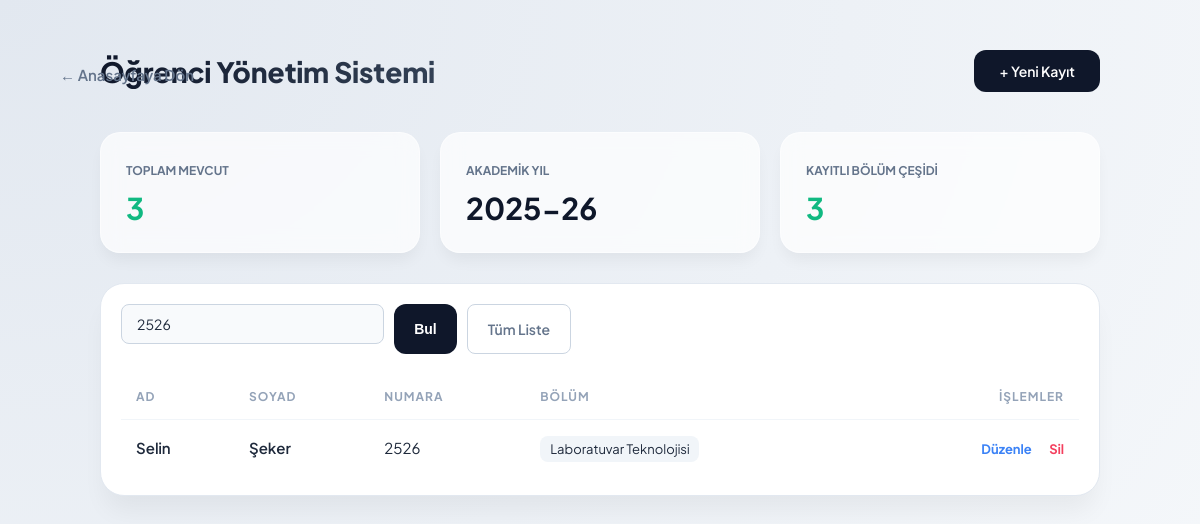
The page /liste.php?ara=2526 (signed in) on the database its author committed.
### tables this page shows
CREATE TABLE `students` (
  `ID` int(11) NOT NULL,
  `ad` varchar(255) DEFAULT NULL,
  `soyad` varchar(255) DEFAULT NULL,
  `ogrenci_no` varchar(20) NOT NULL,
  `bolum` varchar(100) NOT NULL
);

### liste.php (the view, shortened to what this page needs)
<?php
include("db.php");
?>
<!DOCTYPE html>
<html lang="tr">
<head>
    <link rel="stylesheet" href="style.css">
</head>
<body>
<a href="index.php" class="btn-cancel" style="position: absolute; left: 50px; top: 55px; font-size: 15px; padding: 10px;">← Anasayfaya Dön</a>
<div class="app-container">
    <div class="header-section">
        <h1>Öğrenci Yönetim Sistemi</h1>
        <a href="ekle.php" class="btn-primary">+ Yeni Kayıt</a>
    </div>
    <?php
    $sorgu = $baglanti->query("SELECT COUNT(*) as toplam FROM students");
    $sonuc = $sorgu->fetch_assoc();
    $bolum_sorgu = $baglanti->query("SELECT COUNT(DISTINCT bolum) as toplam_bolum FROM students");
    $bolum_sonuc = $bolum_sorgu->fetch_assoc();
    ?>
    <div class="stats-grid">
        <div class="stat-card">
            <span>Toplam Mevcut</span>
            <h2><?= $sonuc['toplam'] ?></h2>
        </div>
        <div class="stat-card">
            <span>Akademik Yıl</span>
            <h2 style="color: #0f172a;">2025-26</h2>
        </div>
        <div class="stat-card">
            <span>Kayıtlı Bölüm Çeşidi</span>
            <h2><?= $bolum_sonuc['toplam_bolum'] ?></h2>
        </div>
    </div>
    <div class="main-card">
        <div style="margin-bottom: 20px; display: flex; justify-content: flex-start;">
            <form method="GET" action="liste.php" style="display: flex; gap: 10px; width: 100%; max-width: 450px;">
                <input type="text" name="ara" placeholder="Öğrenci Numarası ile Ara..." style="flex: 1; padding: 10px 15px; border: 1px solid #cbd5e1; border-radius: 8px; outline: none; font-size: 14px; color: #1e293b;" value="<?= isset($_GET['ara']) ? htmlspecialchars($_GET['ara']) : '' ?>">
                <button type="submit" class="btn-primary" style="padding: 10px 20px; font-size: 14px;">Bul</button>
                <?php if(isset($_GET['ara']) && !empty($_GET['ara'])): ?>
                    <a href="liste.php" class="btn-cancel" style="padding: 10px 20px; display: flex; align-items: center; justify-content: center; text-decoration: none; border: 1px solid #cbd5e1; border-radius: 8px; font-size: 14px; background: white;">Tüm Liste</a>
                <?php endif; ?>
            </form>
        </div>
        <table style="width: 100%; border-collapse: collapse;">
            <thead>
                <tr>
                    <th>AD</th>
                    <th>SOYAD</th>
                    <th>NUMARA</th>
                    <th>BÖLÜM</th>
                    <th style="text-align: right;">İŞLEMLER</th>
                </tr>
            </thead>
            <tbody>
                <?php
                if (isset($_GET['ara']) && !empty(trim($_GET['ara']))) {
                    $aranan_numara = $baglanti->real_escape_string(trim($_GET['ara']));
                    $result = $baglanti->query("SELECT * FROM students WHERE ogrenci_no = '$aranan_numara'");
                } else {
                    $result = $baglanti->query("SELECT * FROM students");
                }
                if ($result->num_rows > 0) {
                    while($row = $result->fetch_assoc()){
                ?>
                <tr>
                    <td style="font-weight: 600;"><?= $row['ad'] ?></td>
                    <td style="font-weight: 600;"><?= $row['soyad'] ?></td>
                    <td><?= $row['ogrenci_no'] ?></td>
                    <td><span style="background: #f1f5f9; padding: 5px 10px; border-radius: 8px; font-size: 13px;"><?= $row['bolum'] ?></span></td>
                    <td class="action-links" style="text-align: right;">
                        <a href="guncelle.php?id=<?= $row['ID'] ?>" class="edit">Düzenle</a>
                        <a href="#" class="delete" onclick="openDeleteModal('sil.php?id=<?= $row['ID'] ?>'); return false;">Sil</a>
                    </td>
                </tr>
                <?php
                    }
                } else {
                    echo "<tr><td colspan='5' style='text-align: center; padding: 30px; color: #64748b;'>Aradığınız numaraya ait öğrenci bulunamadı.</td></tr>";
                }
                ?>
            </tbody>
        </table>
    </div>
</div>
</body>
</html>

### style.css (style rules this page uses)
body { font-family: 'Plus Jakarta Sans', sans-serif; background: radial-gradient(at top left, #e2e8f0, #f8fafc); margin: 0; padding: 50px 20px; color: #1e293b; min-height: 100vh; }
.app-container { max-width: 1000px; margin: 0 auto; }
.header-section { display: flex; justify-content: space-between; align-items: center; margin-bottom: 40px; }
.header-section h1 { font-size: 28px; font-weight: 800; margin: 0; background: linear-gradient(to right, #0f172a, #334155); -webkit-background-clip: text; -webkit-text-fill-color: transparent; }
.stats-grid { display: grid; grid-template-columns: repeat(3, 1fr); gap: 20px; margin-bottom: 30px; }
.stat-card { background: rgba(255, 255, 255, 0.7); backdrop-filter: blur(10px); padding: 25px; border-radius: 20px; border: 1px solid rgba(255, 255, 255, 0.5); box-shadow: 0 10px 15px -3px rgba(0, 0, 0, 0.05); }
.stat-card span { font-size: 12px; font-weight: 700; color: #64748b; text-transform: uppercase; }
.stat-card h2 { margin: 10px 0 0 0; font-size: 30px; color: #10b981; }
.main-card { background: white; border-radius: 24px; box-shadow: 0 20px 25px -5px rgba(0, 0, 0, 0.05); padding: 20px; border: 1px solid #e2e8f0; }
table { width: 100%; border-collapse: collapse; }
th { text-align: left; padding: 15px; color: #94a3b8; font-size: 12px; text-transform: uppercase; letter-spacing: 1px; }
td { padding: 18px 15px; border-top: 1px solid #f1f5f9; font-size: 15px; }
input { width: 100%; padding: 14px 18px; border: 1.5px solid #e2e8f0; border-radius: 14px; font-family: inherit; font-size: 15px; background: #f8fafc; box-sizing: border-box; transition: 0.3s; margin-bottom: 10px; }
.btn-primary, .btn-save, button { background: #0f172a; color: white; padding: 12px 25px; border-radius: 12px; border: none; text-decoration: none; font-weight: 600; font-size: 14px; cursor: pointer; transition: 0.3s; display: inline-block; }
.btn-save, button { width: 100%; }
.btn-primary { width: auto; }
.btn-cancel { display: inline-block; text-align: center; text-decoration: none !important; color: #64748b !important; font-size: 14px; font-weight: 600; transition: 0.3s; }
.action-links a { text-decoration: none; font-weight: 700; font-size: 13px; margin-left: 15px; }
.edit { color: #3b82f6; }
.delete { color: #f43f5e; }

### rows shown on the page
students: ad "Selin", soyad "Şeker", ogrenci_no "2526", bolum "Laboratuvar Teknolojisi"

### other values the page prints
$sonuc['toplam'] "3"
$bolum_sonuc['toplam_bolum'] "3"
